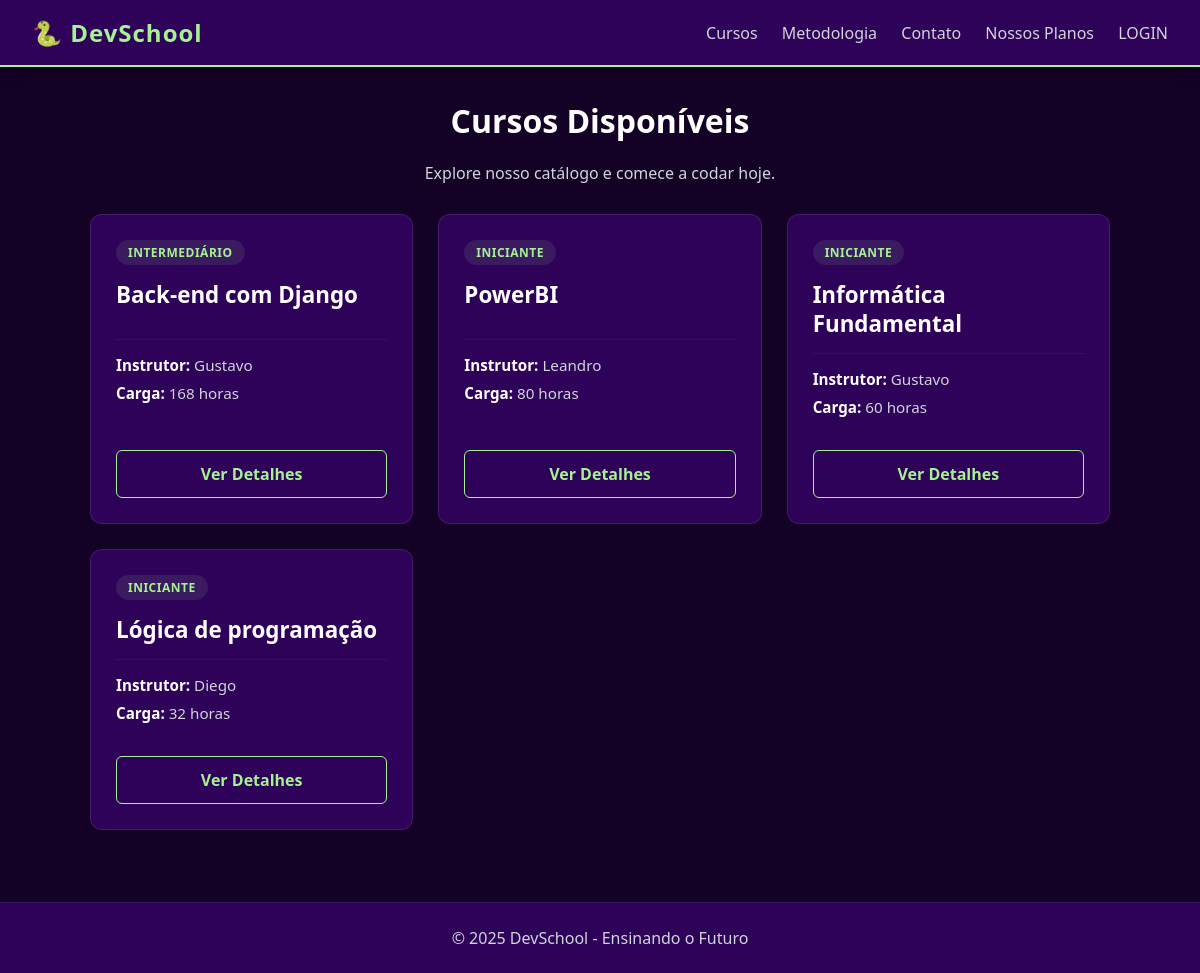
The page / on the database its author committed.
### app/models.py (models this page shows, shortened)
class Curso(models.Model):
    nome = models.CharField(max_length=200)
    instrutor = models.CharField(max_length=100)
    carga_horaria = models.IntegerField()
    NIVEL_CHOICES = [
        ('Iniciante', 'Iniciante'),
        ('Intermediário', 'Intermediário'),
        ('Avançado', 'Avançado'),
    ]
    nivel = models.CharField(max_length=50, choices=NIVEL_CHOICES, default='Iniciante')
    descricao = models.CharField(max_length=1000, default ='')

### app/views.py (the view)
# urls.py: path('', views.home_view, name='home'),
def home_view(request):
    todos_os_cursos = Curso.objects.all()
    context = {
        'instrutor': 'Gustavo',
        'logado': request.user.is_authenticated,
        'cursos': todos_os_cursos  # 3. Passar dados reais
    }
    return render(request, 'home.html', context)

### app/templates/home.html (shortened to what this page needs)
{% extends 'base.html' %}
{% block conteudo %}
<div class="container">
    <div class="text-center mb-30">
        <h1 style="color: var(--text-main);">Cursos Disponíveis</h1>
        <p style="color: var(--text-secondary);">Explore nosso catálogo e comece a codar hoje.</p>
    </div>
    <div class="courses-container">
        {% for curso in cursos %}
        <div class="course-card" style="position: relative;">
            <div class="course-header">
                <span class="badge-level">{{ curso.nivel }}</span>
                <h3 class="course-title">{{ curso.nome }}</h3>
            </div>
            <div class="course-info">
                <p><strong>Instrutor:</strong> {{ curso.instrutor }}</p>
                <p><strong>Carga:</strong> {{ curso.carga_horaria }} horas</p>
            </div>
            <a href="{% url 'curso_detalhe' curso.pk %}" class="btn-course">
                Ver Detalhes
            </a>
        </div>
        {% empty %}
        <p style="color: var(--text-secondary);">Nenhum curso disponível no momento.</p>
        {% endfor %}
    </div>
</div>
{% endblock %}

### app/templates/base.html (shortened to what this page needs)
<!DOCTYPE html>
<html lang="pt-BR">
<head>
    {% load static %}
    <link rel="stylesheet" href="{% static 'style.css' %}">
</head>
<body>
    <header>
    <nav>
        <h2>🐍 DevSchool</h2>
        <div>
            <a href="/">Cursos</a>
            <a href="/metodologia">Metodologia</a>
            <a href="/contato">Contato</a>
            <a href="/assinaturas">Nossos Planos</a>
            {% if user.is_authenticated %} <span style="margin-left: 15px; font-size: 0.9em; color: #bdc3c7;">
                    Bem vindo, {{ user.username }}
                </span>
                {% else %}
                    <a href="{% url 'login' %}">LOGIN</a>
            {% endif %}
        </div>
    </nav>
    </header>
    <main>
    <div class="container">
        {% block conteudo %}
        {% endblock %}
    </div>
    </main>
    <footer>© 2025 DevSchool - Ensinando o Futuro</footer>
</body>
</html>

### app/static/style.css (style rules this page uses)
:root { --background-color: #140126; --primary-surface: #2E0259; --accent-color: #A6F291; --contrast-text: #022601; --text-main: #ffffff; --text-secondary: #d1d5db; }
* { margin: 0; padding: 0; box-sizing: border-box; }
body { font-family: 'Segoe UI', Tahoma, Geneva, Verdana, sans-serif; background-color: var(--background-color); color: var(--text-main); display: flex; flex-direction: column; min-height: 100vh; }
nav { background-color: var(--primary-surface); padding: 1rem 2rem; display: flex; justify-content: space-between; align-items: center; border-bottom: 2px solid var(--accent-color); box-shadow: 0 4px 15px rgba(0,0,0,0.3); }
nav h2 { font-size: 1.5rem; font-weight: bold; letter-spacing: 1px; color: var(--accent-color); }
nav a { color: var(--text-secondary); text-decoration: none; margin-left: 20px; font-weight: 500; transition: color 0.3s; }
.container { max-width: 1100px; margin: 2rem auto; padding: 0 20px; flex: 1; width: 100%; }
footer { background-color: var(--primary-surface); color: var(--text-secondary); text-align: center; padding: 1.5rem; margin-top: auto; border-top: 1px solid rgba(255,255,255,0.05); }
h1, h3 { color: var(--text-main); margin-bottom: 20px; }
.text-center { text-align: center; }
.mb-30 { margin-bottom: 30px; }
.courses-container { display: grid; grid-template-columns: repeat(auto-fit, minmax(300px, 1fr)); gap: 25px; margin-top: 30px; padding-bottom: 40px; }
.course-card { background-color: var(--primary-surface); border: 1px solid rgba(255, 255, 255, 0.1); border-radius: 12px; padding: 25px; display: flex; flex-direction: column; justify-content: space-between; transition: transform 0.3s, border-color 0.3s, box-shadow 0.3s; height: 100%; }
.badge-level { display: inline-block; background-color: rgba(166, 242, 145, 0.1); color: var(--accent-color); font-size: 0.75rem; font-weight: bold; padding: 4px 12px; border-radius: 20px; text-transform: uppercase; letter-spacing: 0.5px; margin-bottom: 15px; }
.course-title { color: var(--text-main); font-size: 1.4rem; margin-bottom: 15px; line-height: 1.3; }
.course-info { margin-bottom: 25px; border-top: 1px solid rgba(255, 255, 255, 0.05); padding-top: 15px; }
.course-info p { color: var(--text-secondary); font-size: 0.95rem; margin-bottom: 8px; }
.course-info strong { color: var(--text-main); }
.btn-course { display: block; width: 100%; text-align: center; padding: 12px; border-radius: 6px; text-decoration: none; font-weight: bold; background: transparent; border: 1px solid var(--accent-color); color: var(--accent-color); transition: all 0.2s; }
:root { --danger-color: #ef4444; --danger-hover: #dc2626; }

### rows shown on the page
Curso: nivel "INTERMEDIÁRIO", nome "Back-end com Django", instrutor "Gustavo", carga_horaria "168"
Curso: nivel "INICIANTE", nome "PowerBI", instrutor "Leandro", carga_horaria "80"
Curso: nivel "INICIANTE", nome "Informática Fundamental", instrutor "Gustavo", carga_horaria "60"
Curso: nivel "INICIANTE", nome "Lógica de programação", instrutor "Diego", carga_horaria "32"
